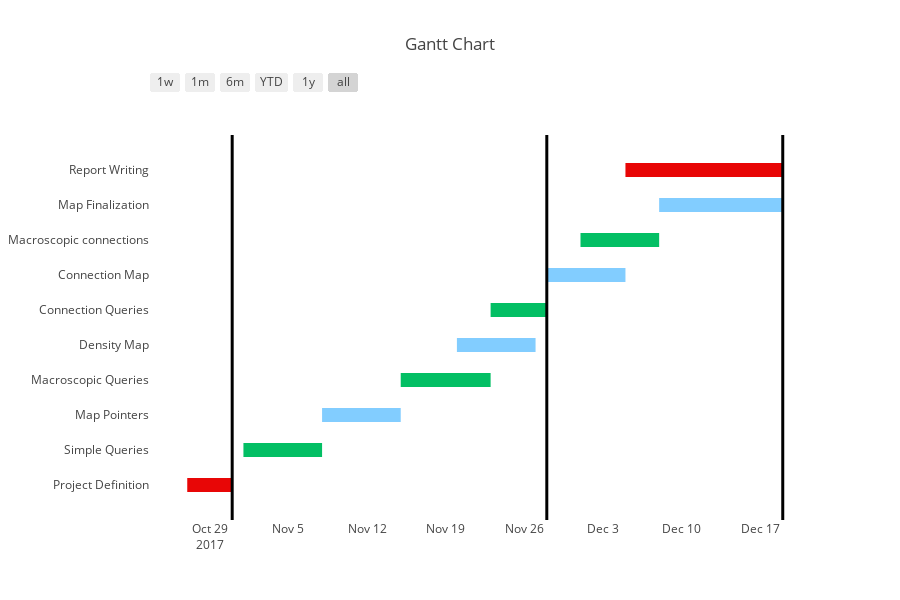

This figure's notebook cell:
### Code cell
shape_vertical_line_1 =  {
            'type': 'line',
            'x0': '2017-11-28',
            'y0': -10,
            'x1': '2017-11-28',
            'y1': 10,
            'line': {
                'color': 'black',
                'width': 3,
            }
        }

shape_vertical_line_2 =  {
            'type': 'line',
            'x0': '2017-10-31',
            'y0': -10,
            'x1': '2017-10-31',
            'y1': 10,
            'line': {
                'color': 'black',
                'width': 3,
            }
        }

shape_vertical_line_3 =  {
            'type': 'line',
            'x0': '2017-12-19',
            'y0': -10,
            'x1': '2017-12-19',
            'y1': 10,
            'line': {
                'color': 'black',
                'width': 3,
            }
        }

fig.layout.shapes.append(shape_vertical_line_1)
fig.layout.shapes.append(shape_vertical_line_2)
fig.layout.shapes.append(shape_vertical_line_3)

fig.layout.margin = {
    'l':150
}

a = plotly.offline.iplot(fig, filename='gantt-simple-gantt-chart')

### Figure 1 — Plotly figure (JSON) as saved in the notebook; plotly's stock layout.template omitted (floating-point values rounded to 4 significant figures)
{"data": [{"marker": {"color": "white"}, "name": "", "type": "scatter", "x": ["2017-10-27", "2017-10-31"], "y": [0, 0]}, {"marker": {"color": "white"}, "name": "", "type": "scatter", "x": ["2017-11-01", "2017-11-08"], "y": [1, 1]}, {"marker": {"color": "white"}, "name": "", "type": "scatter", "x": ["2017-11-08", "2017-11-15"], "y": [2, 2]}, {"marker": {"color": "white"}, "name": "", "type": "scatter", "x": ["2017-11-15", "2017-11-23"], "y": [3, 3]}, {"marker": {"color": "white"}, "name": "", "type": "scatter", "x": ["2017-11-20", "2017-11-27"], "y": [4, 4]}, {"marker": {"color": "white"}, "name": "", "type": "scatter", "x": ["2017-11-23", "2017-11-28"], "y": [5, 5]}, {"marker": {"color": "white"}, "name": "", "type": "scatter", "x": ["2017-11-28", "2017-12-05"], "y": [6, 6]}, {"marker": {"color": "white"}, "name": "", "type": "scatter", "x": ["2017-12-01", "2017-12-08"], "y": [7, 7]}, {"marker": {"color": "white"}, "name": "", "type": "scatter", "x": ["2017-12-08", "2017-12-19"], "y": [8, 8]}, {"marker": {"color": "white"}, "name": "", "type": "scatter", "x": ["2017-12-05", "2017-12-19"], "y": [9, 9]}], "layout": {"height": 600, "hovermode": "closest", "margin": {"l": 150}, "shapes": [{"fillcolor": "rgb(232, 6, 6)", "line": {"width": 0}, "opacity": 1, "type": "rect", "x0": "2017-10-27", "x1": "2017-10-31", "xref": "x", "y0": -0.2, "y1": 0.2, "yref": "y"}, {"fillcolor": "rgb(3, 191, 100)", "line": {"width": 0}, "opacity": 1, "type": "rect", "x0": "2017-11-01", "x1": "2017-11-08", "xref": "x", "y0": 0.8, "y1": 1.2, "yref": "y"}, {"fillcolor": "rgb(130, 205, 255)", "line": {"width": 0}, "opacity": 1, "type": "rect", "x0": "2017-11-08", "x1": "2017-11-15", "xref": "x", "y0": 1.8, "y1": 2.2, "yref": "y"}, {"fillcolor": "rgb(3, 191, 100)", "line": {"width": 0}, "opacity": 1, "type": "rect", "x0": "2017-11-15", "x1": "2017-11-23", "xref": "x", "y0": 2.8, "y1": 3.2, "yref": "y"}, {"fillcolor": "rgb(130, 205, 255)", "line": {"width": 0}, "opacity": 1, "type": "rect", "x0": "2017-11-20", "x1": "2017-11-27", "xref": "x", "y0": 3.8, "y1": 4.2, "yref": "y"}, {"fillcolor": "rgb(3, 191, 100)", "line": {"width": 0}, "opacity": 1, "type": "rect", "x0": "2017-11-23", "x1": "2017-11-28", "xref": "x", "y0": 4.8, "y1": 5.2, "yref": "y"}, {"fillcolor": "rgb(130, 205, 255)", "line": {"width": 0}, "opacity": 1, "type": "rect", "x0": "2017-11-28", "x1": "2017-12-05", "xref": "x", "y0": 5.8, "y1": 6.2, "yref": "y"}, {"fillcolor": "rgb(3, 191, 100)", "line": {"width": 0}, "opacity": 1, "type": "rect", "x0": "2017-12-01", "x1": "2017-12-08", "xref": "x", "y0": 6.8, "y1": 7.2, "yref": "y"}, {"fillcolor": "rgb(130, 205, 255)", "line": {"width": 0}, "opacity": 1, "type": "rect", "x0": "2017-12-08", "x1": "2017-12-19", "xref": "x", "y0": 7.8, "y1": 8.2, "yref": "y"}, {"fillcolor": "rgb(232, 6, 6)", "line": {"width": 0}, "opacity": 1, "type": "rect", "x0": "2017-12-05", "x1": "2017-12-19", "xref": "x", "y0": 8.8, "y1": 9.2, "yref": "y"}, {"line": {"color": "black", "width": 3}, "type": "line", "x0": "2017-11-28", "x1": "2017-11-28", "y0": -10, "y1": 10}, {"line": {"color": "black", "width": 3}, "type": "line", "x0": "2017-10-31", "x1": "2017-10-31", "y0": -10, "y1": 10}, {"line": {"color": "black", "width": 3}, "type": "line", "x0": "2017-12-19", "x1": "2017-12-19", "y0": -10, "y1": 10}], "showlegend": false, "title": "Gantt Chart", "width": 900, "xaxis": {"rangeselector": {"buttons": [{"count": 7, "label": "1w", "step": "day", "stepmode": "backward"}, {"count": 1, "label": "1m", "step": "month", "stepmode": "backward"}, {"count": 6, "label": "6m", "step": "month", "stepmode": "backward"}, {"count": 1, "label": "YTD", "step": "year", "stepmode": "todate"}, {"count": 1, "label": "1y", "step": "year", "stepmode": "backward"}, {"step": "all"}]}, "showgrid": false, "type": "date", "zeroline": false}, "yaxis": {"autorange": false, "range": [-1, 11], "showgrid": false, "ticktext": ["Project Definition", "Simple Queries", "Map Pointers", "Macroscopic Queries", "Density Map", "Connection Queries", "Connection Map", "Macroscopic connections", "Map Finalization", "Report Writing"], "tickvals": [0, 1, 2, 3, 4, 5, 6, 7, 8, 9], "zeroline": false}}}
